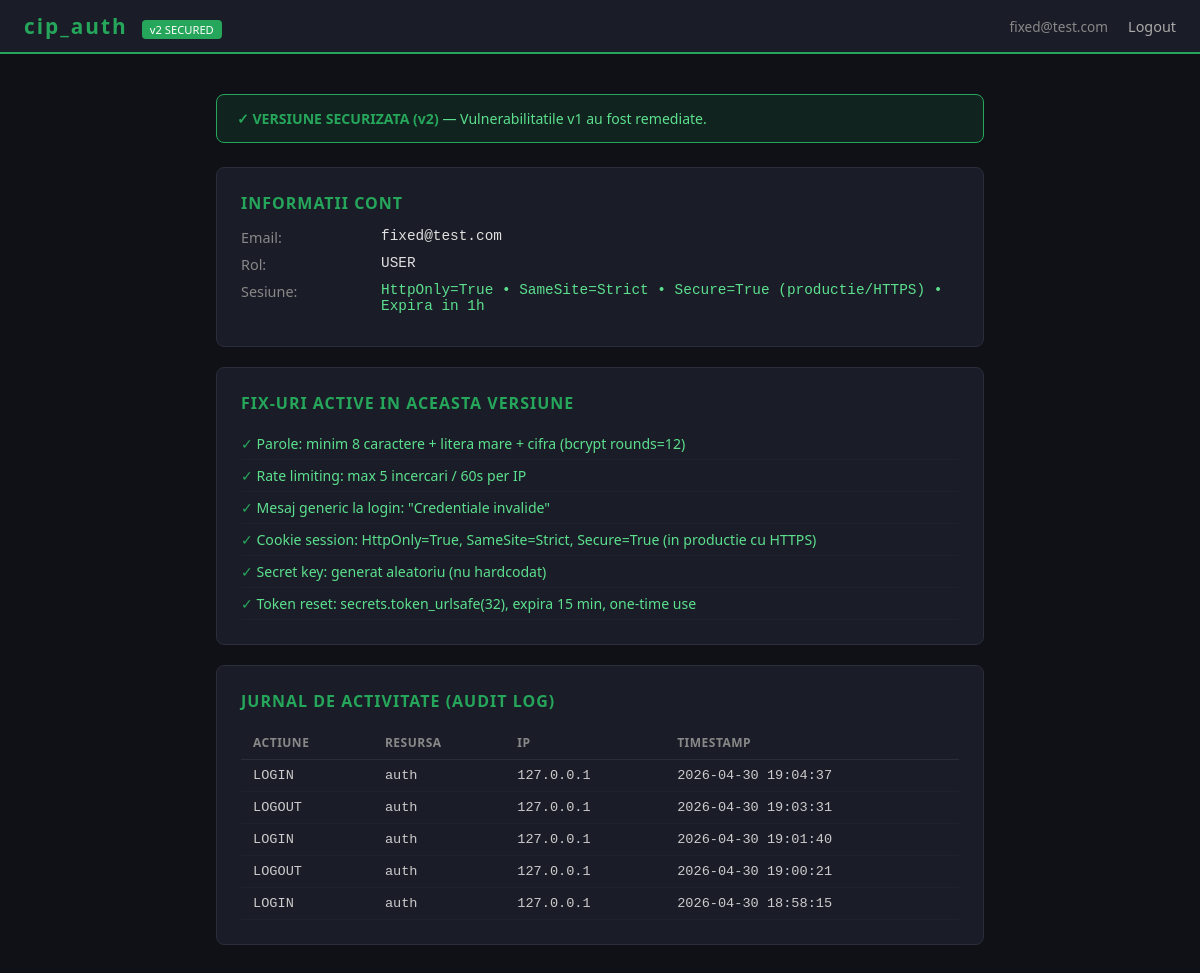
The app's page /dashboard (signed in) with its own data.
### tables this page shows
CREATE TABLE audit_logs (
            id          INTEGER PRIMARY KEY AUTOINCREMENT,
            user_id     INTEGER,
            action      TEXT,
            resource    TEXT,
            ip_address  TEXT,
            timestamp   TIMESTAMP DEFAULT CURRENT_TIMESTAMP
        );

### app.py (the view)
@app.route("/dashboard")
def dashboard():
    if "user_id" not in session:
        return redirect(url_for("login"))
    conn = get_db()
    logs = conn.execute(
        "SELECT * FROM audit_logs WHERE user_id = ? ORDER BY timestamp DESC LIMIT 10",
        (session["user_id"],)
    ).fetchall()
    conn.close()
    return render_template(
        "dashboard.html",
        email=session["email"],
        role=session["role"],
        logs=logs
    )

### app.py (called while the page is built)
def get_db():
    conn = sqlite3.connect(DATABASE)
    conn.row_factory = sqlite3.Row
    return conn

### templates/dashboard.html (shortened to what this page needs)
{% extends "base.html" %}
{% block content %}
<div class="dashboard-container">
    <div class="secure-banner">
        <strong>✓ VERSIUNE SECURIZATA (v2)</strong> — Vulnerabilitatile v1 au fost remediate.
    </div>
    <div class="info-card">
        <h3>Informatii cont</h3>
        <div class="info-row">
            <span class="label">Email:</span>
            <span class="value">{{ email }}</span>
        </div>
        <div class="info-row">
            <span class="label">Rol:</span>
            <span class="value">{{ role }}</span>
        </div>
        <div class="info-row">
            <span class="label">Sesiune:</span>
            <span class="value" style="color:#5ce08e;">HttpOnly=True &bull; SameSite=Strict &bull; Secure=True (productie/HTTPS) &bull; Expira in 1h</span>
        </div>
    </div>
    <div class="info-card">
        <h3>Fix-uri active in aceasta versiune</h3>
        <ul class="fix-list">
            <li>Parole: minim 8 caractere + litera mare + cifra (bcrypt rounds=12)</li>
            <li>Rate limiting: max 5 incercari / 60s per IP</li>
            <li>Mesaj generic la login: "Credentiale invalide"</li>
            <li>Cookie session: HttpOnly=True, SameSite=Strict, Secure=True (in productie cu HTTPS)</li>
            <li>Secret key: generat aleatoriu (nu hardcodat)</li>
            <li>Token reset: secrets.token_urlsafe(32), expira 15 min, one-time use</li>
        </ul>
    </div>
    {% if logs %}
    <div class="info-card">
        <h3>Jurnal de activitate (audit log)</h3>
        <table>
            <tr>
                <th>Actiune</th>
                <th>Resursa</th>
                <th>IP</th>
                <th>Timestamp</th>
            </tr>
            {% for log in logs %}
            <tr>
                <td>{{ log['action'] }}</td>
                <td>{{ log['resource'] }}</td>
                <td>{{ log['ip_address'] }}</td>
                <td>{{ log['timestamp'] }}</td>
            </tr>
            {% endfor %}
        </table>
    </div>
    {% endif %}
</div>
{% endblock %}

### templates/base.html (shortened to what this page needs)
<!DOCTYPE html>
<html lang="ro">
<head>
    <link rel="stylesheet" href="{{ url_for('static', filename='style.css') }}">
</head>
<body>
    <nav class="navbar">
        <div>
            <span class="brand">cip_auth</span>
            <span class="badge-secure">v2 SECURED</span>
        </div>
        <div>
            {% if session.get('email') %}
                <span style="color:#888; font-size:0.85rem;">{{ session['email'] }}</span>
                <a href="{{ url_for('logout') }}">Logout</a>
            {% else %}
                <a href="{{ url_for('login') }}">Login</a>
                <a href="{{ url_for('register') }}">Register</a>
            {% endif %}
        </div>
    </nav>
    {% block content %}{% endblock %}
</body>
</html>

### static/style.css (style rules this page uses)
* { margin: 0; padding: 0; box-sizing: border-box; }
body { font-family: 'Segoe UI', Tahoma, Geneva, Verdana, sans-serif; background: #0f1117; color: #e0e0e0; min-height: 100vh; display: flex; flex-direction: column; }
.navbar { background: #1a1d27; border-bottom: 2px solid #26a65b; padding: 12px 24px; display: flex; align-items: center; justify-content: space-between; }
.navbar .brand { font-size: 1.3rem; font-weight: bold; color: #26a65b; letter-spacing: 2px; }
.navbar .badge-secure { background: #26a65b; color: #fff; font-size: 0.7rem; padding: 2px 8px; border-radius: 4px; margin-left: 10px; vertical-align: middle; }
.navbar a { color: #aaa; text-decoration: none; margin-left: 16px; font-size: 0.9rem; }
.dashboard-container { max-width: 800px; margin: 40px auto; padding: 0 16px; }
.secure-banner { background: rgba(38, 166, 91, 0.12); border: 1px solid #26a65b; border-radius: 8px; padding: 14px 20px; margin-bottom: 24px; font-size: 0.88rem; color: #5ce08e; }
.secure-banner strong { color: #26a65b; }
.info-card { background: #1a1d27; border: 1px solid #2a2d3a; border-radius: 8px; padding: 24px; margin-bottom: 20px; }
.info-card h3 { color: #26a65b; margin-bottom: 14px; font-size: 1rem; text-transform: uppercase; letter-spacing: 1px; }
.info-row { display: flex; margin-bottom: 8px; font-size: 0.9rem; }
.info-row .label { color: #888; min-width: 140px; }
.info-row .value { color: #e0e0e0; font-family: monospace; }
table { width: 100%; border-collapse: collapse; font-size: 0.85rem; }
table th { text-align: left; padding: 8px 12px; color: #888; text-transform: uppercase; font-size: 0.75rem; letter-spacing: 0.5px; border-bottom: 1px solid #2a2d3a; }
table td { padding: 8px 12px; border-bottom: 1px solid #1e2130; color: #ccc; font-family: monospace; }
.fix-list { list-style: none; margin-top: 8px; }
.fix-list li { padding: 6px 0; border-bottom: 1px solid #1e2130; font-size: 0.88rem; color: #5ce08e; }
.fix-list li::before { content: "✓ "; color: #26a65b; }

### records on screen
audit_logs: action "LOGIN", resource "auth", ip_address "127.0.0.1", timestamp "2026-04-30 19:04:37"
audit_logs: action "LOGOUT", resource "auth", ip_address "127.0.0.1", timestamp "2026-04-30 19:03:31"
audit_logs: action "LOGIN", resource "auth", ip_address "127.0.0.1", timestamp "2026-04-30 19:01:40"
audit_logs: action "LOGOUT", resource "auth", ip_address "127.0.0.1", timestamp "2026-04-30 19:00:21"
audit_logs: action "LOGIN", resource "auth", ip_address "127.0.0.1", timestamp "2026-04-30 18:58:15"

### other values on screen
{{ session['email'] }} "fixed@test.com"
{{ email }} "fixed@test.com"
{{ role }} "USER"
